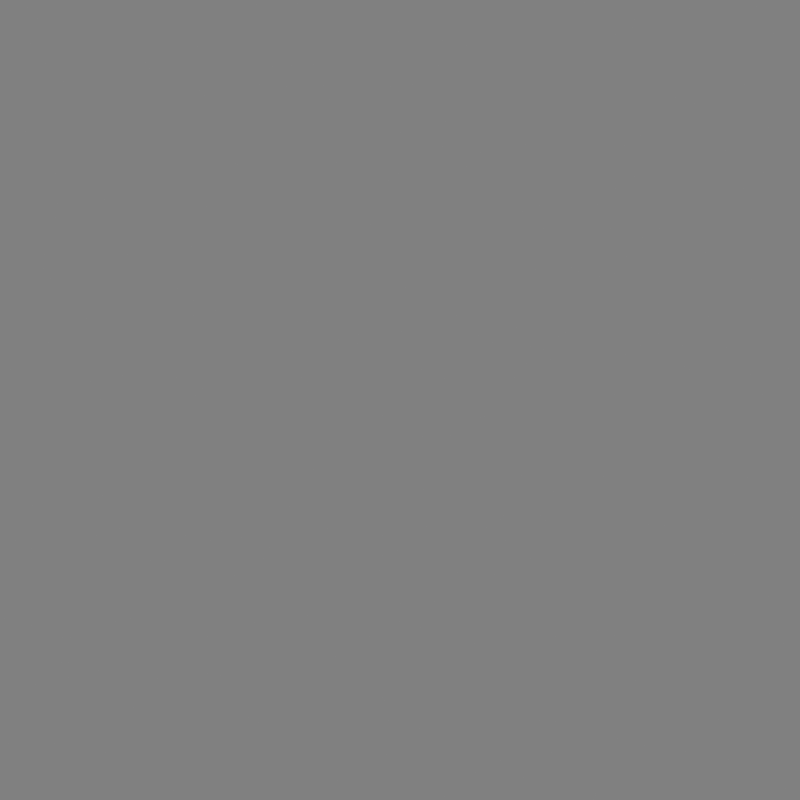
Frame 1 (no input)
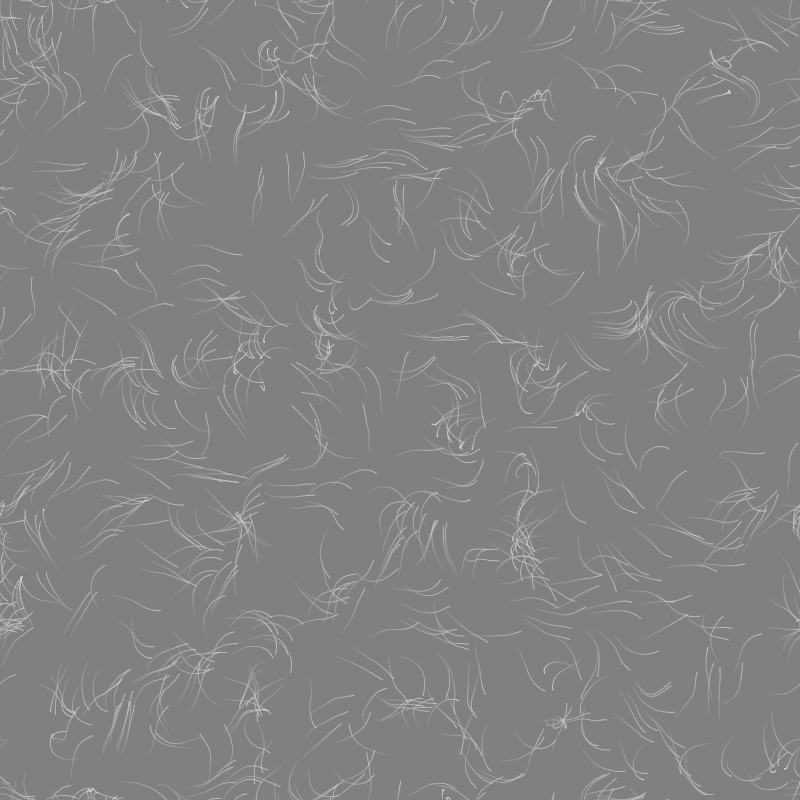
Frame 60 (no input)
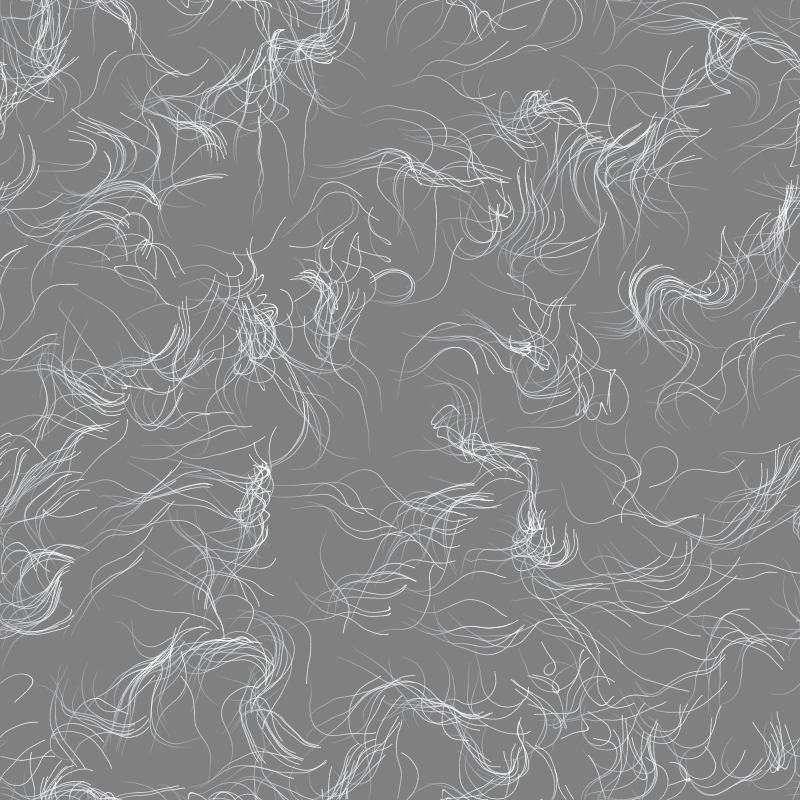
Frame 120 (the mouse pressed at the canvas centre since frame 60)

The p5.js sketch that drew these frames (run headless with seeded random() and noise() and a simulated clock; from frame 60 on, the mouse is pressed at the canvas centre):

// p5.js sketch
// ── sketch.js
let cols;
let rows;

var canvasSize        = [ 800.0 , 800.0 ]
var canvasSizeDefault = [ 800.0 , 800.0 ]
let scl    = 20;
let r_incr = 0.3
let t_incr = 0.01;
let zOff   = 0.0;

let particles = [];
let particles_nbr = 1000;
let field_accel_mag = 0.05;
let particle_max_speed = 1.0;
let particles_size = 1.0

let draw_clean           = true
let draw_clean_each_eval = false
let draw_particles     = true
let draw_field_arrows = false
let draw_field_zones  = false
let draw_field_colors = false


let flowField;


function init()
{
  //draw_clean = true
  background(255/2);
  
  
  cols = int( canvasSize[0] / scl );
  rows = int( canvasSize[1] /scl );
  zOff   = 0.0;
  
  flowField = new Array( cols* rows )
  particles = [];
  for( var p = 0 ; p < particles_nbr ; p++ )
    particles.push( new particle(canvasSize[0] , canvasSize[1]) )  
}



function setup() {
  createCanvas(canvasSize[0], canvasSize[1]);
  init();
}



function draw() {
  
  if( draw_clean_each_eval )
    background(255/2);

   if( draw_clean) 
     {
       background(255/2);
       draw_clean = false
     }
      
  var xOff = 0;
  var step = 0;
  for( var x = 0 ; x < rows ; x++ )
  {
      var yOff = 0;
      
      for( var y = 0 ; y < cols ; y++)
      {
          var r = noise(yOff,xOff,zOff);        
          
          fill(r*255)
          stroke(0, 0, 0);
        
          if(draw_field_zones)
            square( x*scl ,y*scl,scl);
        
          stroke(255, 204, 0);
          strokeWeight(4);
          var v = createVector( scl/2 , 0 )
          var p = createVector( x*scl + scl/2 , y*scl + scl/2 )
          v.rotate(r*PI*4)
          
          if(draw_field_arrows)
            line( p.x , p.y,  p.x + v.x , p.y + v.y );
        
          yOff += r_incr;
        
          flowField[step] = v;
          step++
      }
      xOff += r_incr
  }
  
  zOff += t_incr;

  if( draw_particles )
  {
    for( var p = 0 ; p < particles.length ; p++ )
    {

      particles[p].edges()
      
      var i_row    = floor( particles[p].pos.x / scl )
      var i_column = floor( particles[p].pos.y / scl )
      var v_found  = flowField[i_column*cols+i_row]
      v_found.setMag(field_accel_mag);
      
      
      particles[p].applyForce( v_found );
      particles[p].udpate( particle_max_speed );
      
      var vColor = createVector( (sin( zOff*1.2 ) + 1)/2 * 255 , (sin( zOff*1.3 ) + 1)/2 * 255 , (sin( zOff*1.4 ) + 1)/2 * 255)
      particles[p].show(vColor,particles_size);  
    }
          
  }

}






function mousePressed() {
  print( 'mousePressed');
  touchStarted();
}



//FOR MOBILE PHONE

/* fullscreen() must be called in a touch or
 * mouse event to work!
 */
function touchStarted () {
  
  var fs = fullscreen();
  if (!fs) {
    fullscreen(true);
  }
}

/* full screening will change the size of the canvas */
function windowResized() {
  
  if( ( canvasSize[0] != windowWidth )&&( canvasSize[1] != windowHeight ))
  {
    canvasSize[0] = windowWidth;
    canvasSize[1] = windowHeight;
    
    resizeCanvas(windowWidth, windowHeight);
    init();
  }
  else
  {
    canvasSize[0] = canvasSizeDefault[0];
    canvasSize[1] = canvasSizeDefault[1];
    
    resizeCanvas(canvasSizeDefault[0] , canvasSizeDefault[1] );
    init();
  }

  
}

/* prevents the mobile browser from processing some default
 * touch events, like swiping left for "back" or scrolling
 * the page.
 */
document.ontouchmove = function(event) {
    event.preventDefault();
};




// ── particle.js
class particle{

    constructor(width , height)
    {
      this.width  = width
      this.height = height
      this.pos = createVector(random(0,this.width),random(0,this.height));
      this.vel = createVector(0,0);
      this.acc = createVector(0,0);
        
    }
    
    udpate( max_speed )
    {
      this.vel.add(this.acc);
      this.pos.add(this.vel);
      this.acc.mult(0);    
      
      if( max_speed < this.vel.mag() )
        this.vel.setMag(max_speed);
    }
  
    applyForce( force )
    {
      this.acc.add( force );  
    }
    
    edges()
    {
      if( this.width  < this.pos.x   ) this.pos.x = 0.0
      if( this.pos.x  < 0            ) this.pos.x = this.width-0.1 
      if( this.height < this.pos.y   ) this.pos.y = 0.0
      if( this.pos.y  < 0            ) this.pos.y = this.height-0.1  
    }
      
  
    
    show( color , size )
    {
      stroke(color.x,color.y,color.z);
      strokeWeight(size);
      point(this.pos.x,this.pos.y)
    }  
    
    
  }
